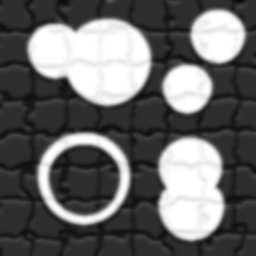
%> input picture week1/circular_hough/TestImg_CHT_a2.bmp, 256 x 256 px
$ octave --eval "result = morphoprocess(imread('../../week1/circular_hough/TestImg_CHT_a2.bmp'));"   (GNU Octave 9; MATLAB toolbox functions it lacks are replaced by stand-ins)
%> lines starting %> are read from the running program, lines starting %| are printed output that depends on the picture
function imageres=morphoprocess(image)

    imageres=image;
%> imageres is the input picture: size 256x256 uint8; min 7, max 255, mean 104.5
    %try to reconstruct triangle
    for degress_count=40:50
        imageres=imclose(imageres,strel('line',15,90+degress_count));
        imageres=imclose(imageres,strel('line',15,degress_count));
    end
%> this loop made 11 passes
%> pass 1, in morphoprocess, `imageres=imclose(imageres,strel('line',15,90+degress_count));`:
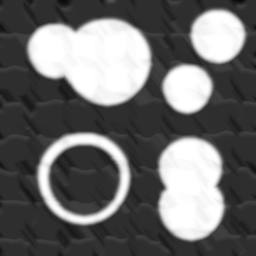
%> imageres: size 256x256 uint8; min 7, max 255, mean 107.8
%> after the loop:
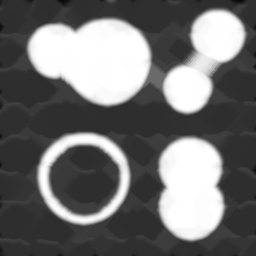
%> imageres: size 256x256 uint8; min 7, max 255, mean 112.1

    imageres=imfill(imageres);
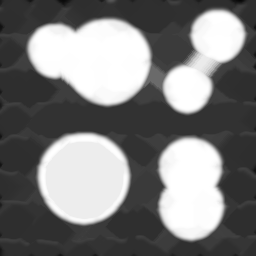
%> imageres: size 256x256 uint8; min 7, max 255, mean 123.5
    imageres=imopen(imageres,strel('square',2));
    imageres=imclose(imageres,strel('disk',8));
    imageres=imopen(imageres,strel('square',2));
    %first try to remove noise

    imageres=imfill(imageres);
    %cicle signals
    imageres=imclose(imageres,strel('disk',8));
    imageres=imfill(imageres);

    %erase noise
    imageres=imopen(imageres,strel('square',5));

    %square signals
    imageres=imclose(imageres,strel('line',15,90));
    imageres=imclose(imageres,strel('line',25,0));

    imageres=imfill(imageres);

    imageres=imclose(imageres,strel('disk',15));
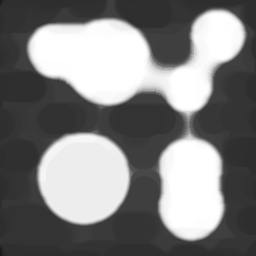
%> imageres: size 256x256 uint8; min 26, max 255, mean 127.2
    imageres=imopen(imageres,strel('square',15));


    %imerode(imageres,strel('square',12))
    %delete post
    imageres=imclose(imageres,strel('line',15,90));
    imageres=imopen(imopen(imageres,strel('square',8)),strel('square',9));
end
